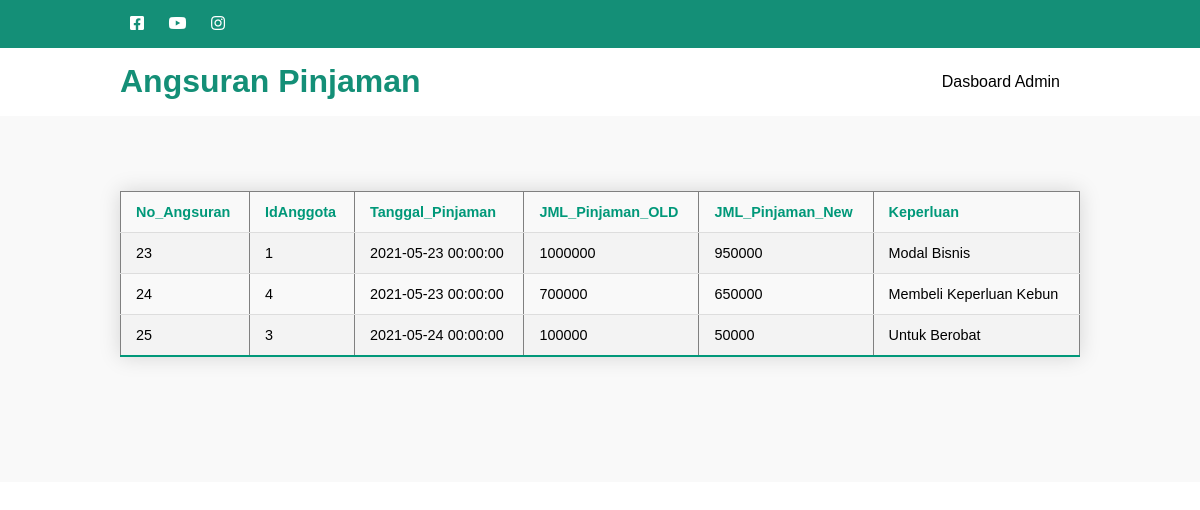
/Admin/Angsuran.php, run on the app's committed database.
### tables this page shows
CREATE TABLE `angsuran` (
  `No_Angsuran` int(11) NOT NULL,
  `IdAnggota` int(11) DEFAULT NULL,
  `Tanggal_Pinjaman` datetime DEFAULT NULL,
  `JML_Pinjaman_OLD` int(11) DEFAULT NULL,
  `JML_Pinjaman_New` int(20) DEFAULT NULL,
  `Keperluan` varchar(50) DEFAULT NULL
);

### server.php (called while the page is built, shortened)
<?php
$servername = "localhost";
$database = "sistem_koperasi";
$username = "root";
$password = "";
$conn = mysqli_connect($servername, $username, $password, $database);
function show($query){
    global $conn;
    $result = mysqli_query($conn, $query);
    $rows = [];
    while( $row = mysqli_fetch_assoc($result) ){
        $rows[] = $row;
    }
    return $rows;
}

### Admin/Angsuran.php (the view, shortened to what this page needs)
<?php
require("../server.php");
$data = show("SELECT * FROM angsuran");
?>
<!DOCTYPE html>
<html lang="en">
<head>
    <link rel="stylesheet" type="text/css" href="../css/style.css">
    <link rel="stylesheet" href="https://cdnjs.cloudflare.com/ajax/libs/font-awesome/5.15.3/css/all.min.css">
</head>
<body>
    <div class="medsos">
        <div class="container">
            <ul>
                <li><a href=""><i class="fab fa-facebook-square"></i></a> </li>
                <li><a href=""><i class="fab fa-youtube"></i></a> </li>
                <li><a href=""><i class="fab fa-instagram"></i></a> </li>
            </ul>
        </div>
    </div>
    <header>
        <div class="container">
            <h1><a href="../Index.html">Angsuran Pinjaman</a> </h1>
            <ul>
                <li><a href="../Home_admin.php">Dasboard Admin</a></li>
            </ul>
        </div>
    </header>
    <section id="Visi">
        <div class="container">
    <table class="styled-table" border="1">
        <tr class="active-row">
            <td>No_Angsuran</td>
            <td>IdAnggota</td>
            <td>Tanggal_Pinjaman</td>
            <td>JML_Pinjaman_OLD</td>
            <td>JML_Pinjaman_New</td>
            <td>Keperluan</td>
        </tr>
        <?php
        foreach ($data as $d) {
        ?>
            <tr >
                <td><?php echo $d["No_Angsuran"]; ?></td>
                <td><?php echo $d["IdAnggota"]; ?></td>
                <td><?php echo $d["Tanggal_Pinjaman"]; ?></td>
                <td><?php echo $d["JML_Pinjaman_OLD"]; ?></td>
                <td><?php echo $d["JML_Pinjaman_New"]; ?></td>
                <td><?php echo $d["Keperluan"]; ?></td>
            </tr>
        <?php
        }
        ?>
    </table>
            </div>
    </section>
</body>
</html>

### css/style.css (style rules this page uses)
* { padding : 0; margin : 0; font-family: sans-serif; }
a { color: inherit; text-decoration : none; }
.medsos { padding : 5px 0; background-color : #148F77; }
.medsos ul li { display : inline-block; color : #fff; margin : 10px; }
.container { width :80%; margin : 0 auto; }
.container:after { content:''; display: block; clear: both; }
header h1 { float : left; padding : 15px 0; color : #148F77; }
header ul { float : right; }
header ul li { display: inline-block; }
header ul li a { padding:25px 20px; display: inline-block; }
section { padding: 50px 0; }
#Visi { padding-bottom: 100px; background-color: #f9f9f9; }
.styled-table { border-collapse: collapse; margin: 25px 0; font-size: 0.9em; font-family: sans-serif; min-width: 100%; box-shadow: 0 0 20px rgba(0, 0, 0, 0.15); }
.styled-table th, .styled-table td { padding: 12px 15px; }
.styled-table tbody tr { border-bottom: 1px solid #dddddd; }
.styled-table tbody tr:nth-of-type(even) { background-color: #f3f3f3; }
.styled-table tbody tr:last-of-type { border-bottom: 2px solid #009879; }
.styled-table tbody tr.active-row { font-weight: bold; color: #009879; }

### data on the page
angsuran: No_Angsuran "23", IdAnggota "1", Tanggal_Pinjaman "2021-05-23 00:00:00", JML_Pinjaman_OLD "1000000", JML_Pinjaman_New "950000", Keperluan "Modal Bisnis"
angsuran: No_Angsuran "24", IdAnggota "4", Tanggal_Pinjaman "2021-05-23 00:00:00", JML_Pinjaman_OLD "700000", JML_Pinjaman_New "650000", Keperluan "Membeli Keperluan Kebun"
angsuran: No_Angsuran "25", IdAnggota "3", Tanggal_Pinjaman "2021-05-24 00:00:00", JML_Pinjaman_OLD "100000", JML_Pinjaman_New "50000", Keperluan "Untuk Berobat"
